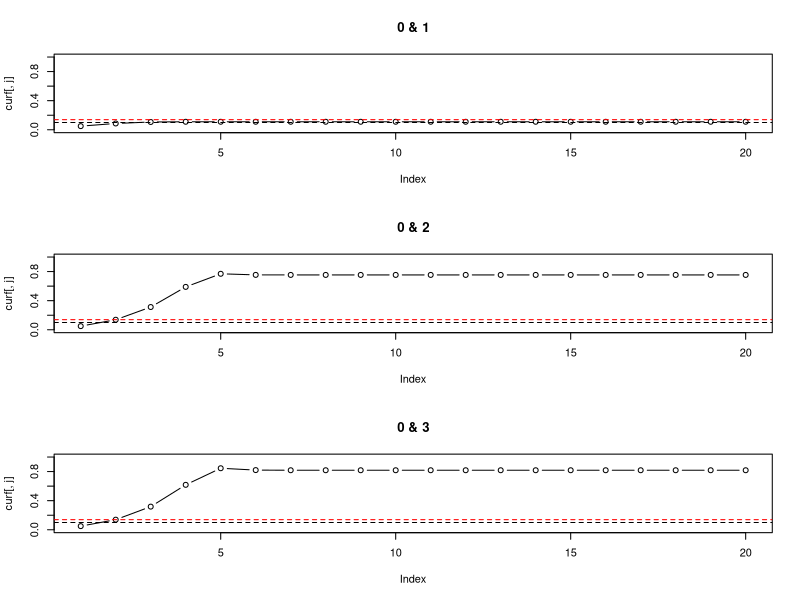
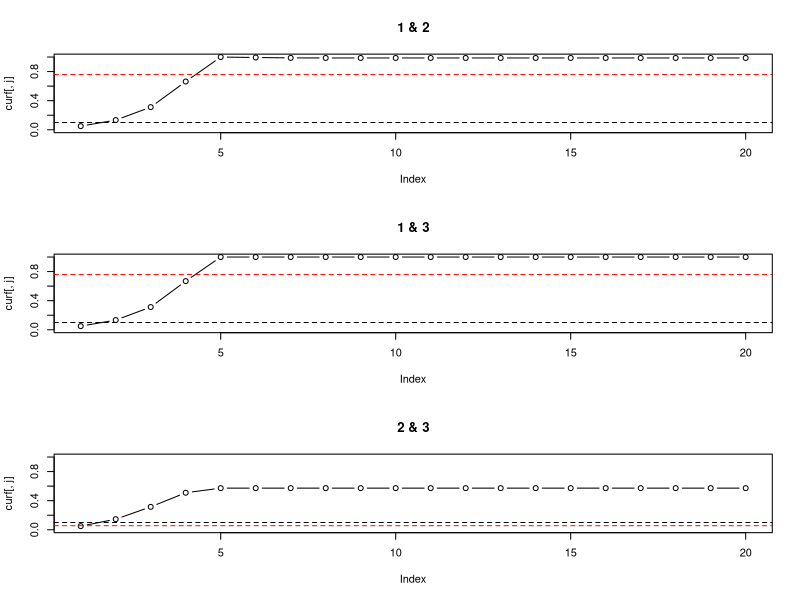

These charts were generated, in order, by the following R code:
## ---- chunk 1
n <- 1000;
f <- 0.1;

#sample true bases
b <- runif(n) > f;
#sample error rates
eps <- runif(n)/3;
#sample errors to make
e <- sample(1:3, n, replace=TRUE);
#compile data
#d <- b + (runif(n) < eps) * e %% 4;
d <- (b + (runif(n) < eps) * e) %% 4


#functions for derivatives
likelihood <- function(f, d, eps,M,m){
  return(sum(log(f*(1-eps[d==M]) + (1-f)*eps[d==M]/3)) + sum(log((1-f)*(1-eps[d==m]) + f*eps[d==m]/3)) + sum(log(eps[d!=M & d!=m]/3)));
}

likelihood2<-function(d,eps,m){
  return(sum(log(1-eps[d==m])+ sum(log(eps[d!=m]/3))));
}

derivativeLogLikelihood <- function(f, d, eps,M,m){
  return( sum( (3-4*eps[d==M])/(f*(3-4*eps[d==M])+eps[d==M])) + sum((4*eps[d==m]-3)/(-3*f + eps[d==m]*(4*f-3)+3)));
}
second_der<-function(f,d, eps,M,m){
  return( sum( -((3-4*eps[d==M])/(f*(3-4*eps[d==M])+eps[d==M]))^2) + sum( -((4*eps[d==m]-3)/(f*(4*eps[d==m]-3) + 3*(1-eps[d==m])))^2 ));
}  
M=c(0,0,0,1,1,2)
m=c(1,2,3,2,3,3)
niter <- 20
curf=matrix(NA,niter,6)
colnames(curf)=c('0 & 1','0 & 2','0 & 3','1 & 2','1 & 3','2 & 3')

#test 
plot <- FALSE;
if(plot){
  par(mfrow=c(3,1));
  for(j in 1:length(M)) {
    testF <- seq(0.01,0.99,length.out=1000);
    lik <- sapply(testF, likelihood, d=d, eps=eps,M=M[j],m=m[j]);
    plot(testF, lik, type='l',main=colnames(curf)[j])
    df <- sapply(testF, derivativeLogLikelihood, d=d, eps=eps,M=M[j],m=m[j])
    plot(testF, df, type='l',main=colnames(curf)[j])
    w <- which(abs(df) == min(abs(df)));
    lines(rep(testF[w],2), par("usr")[3:4], col='red', lty=2)
    plot(testF, sapply(testF, second_der, d=d, eps=eps,M=M[j],m=m[j]), type='l',main=colnames(curf)[j])
  }
}
#run Newton-Raphson


curf[1,] <- 0.05;
for(j in 1:length(M)) {
  for(i in 2:niter){
    first <- derivativeLogLikelihood(curf[i-1,j], d, eps,M[j],m[j]);
    second <- second_der(curf[i-1,j], d, eps,M[j],m[j]);
    curf[i,j] <- curf[i-1,j] - first / second;
    
    if(curf[i,j] < 0.0){curf[i,j]<- 0.0001;}
    if(curf[i,j] > 1.0){curf[i,j]<- 0.9999;}
  }
  
}
par(mfrow=c(3,1));
for (j in 1:6){
  plot(curf[,j], type='b', ylim=c(0,1),main=colnames(curf)[j]);
  lines(par("usr")[1:2], rep(f,2), col='black', lty=2)
  lines(par("usr")[1:2], rep(sum(d==M[j])/sum(d<4),2), col='red', lty=2)
}

best_comb<-matrix(NA,1,6)
for (i in 1:6) {
  best_comb[1,i]<-likelihood(curf[niter,i],d,eps,M[i],m[i])
   k<-(which(best_comb == max(best_comb), arr.ind = TRUE))
   lik1<-best_comb[1,k[2]]
  lik2<-likelihood2(d,eps,m[k[2]])
}
D<-2*(lik1-lik2) #lik1 the model with full parameter 
sig_fac<-0.05

critical_val<-qchisq(1-sig_fac,2) #reject the null hypothesis if D is in region [critical_val, )
if (D>=critical_val) {print('there is mutation')}else{print('model with less parameter is better)')}
